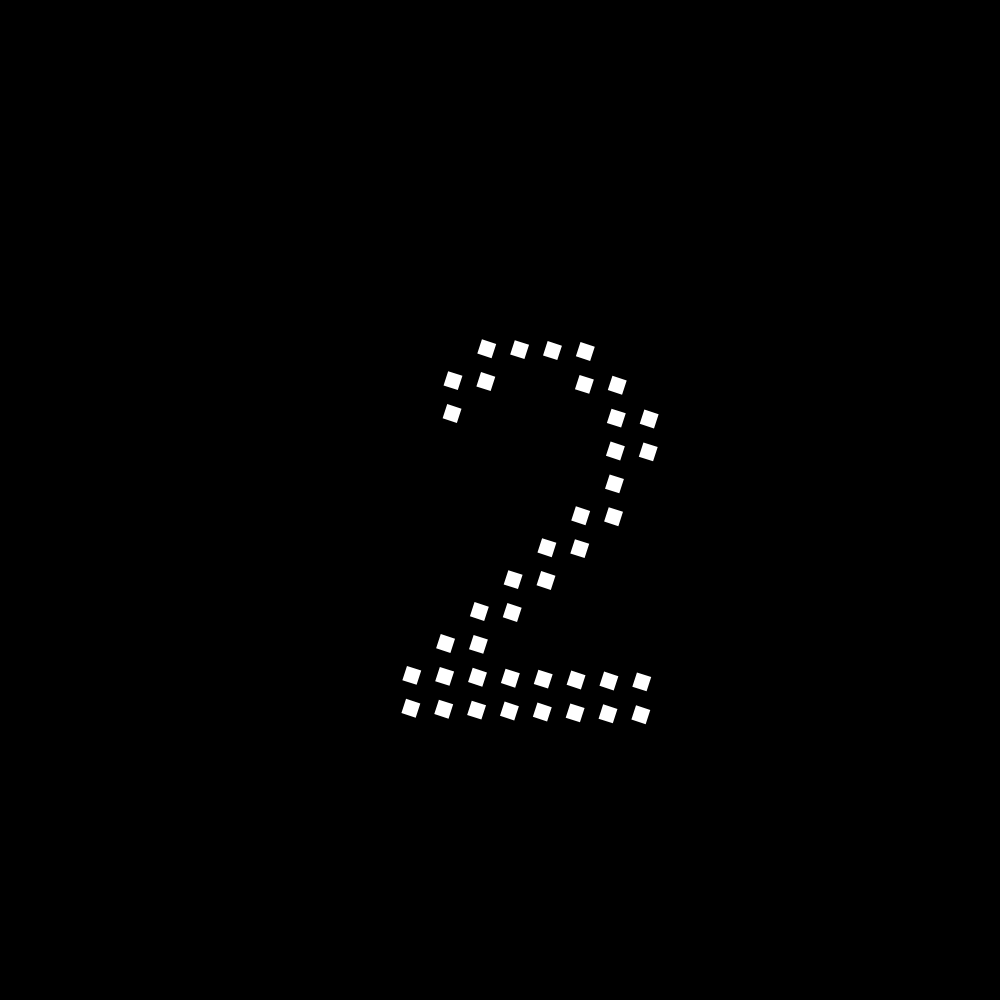
Frame 1 (no input)
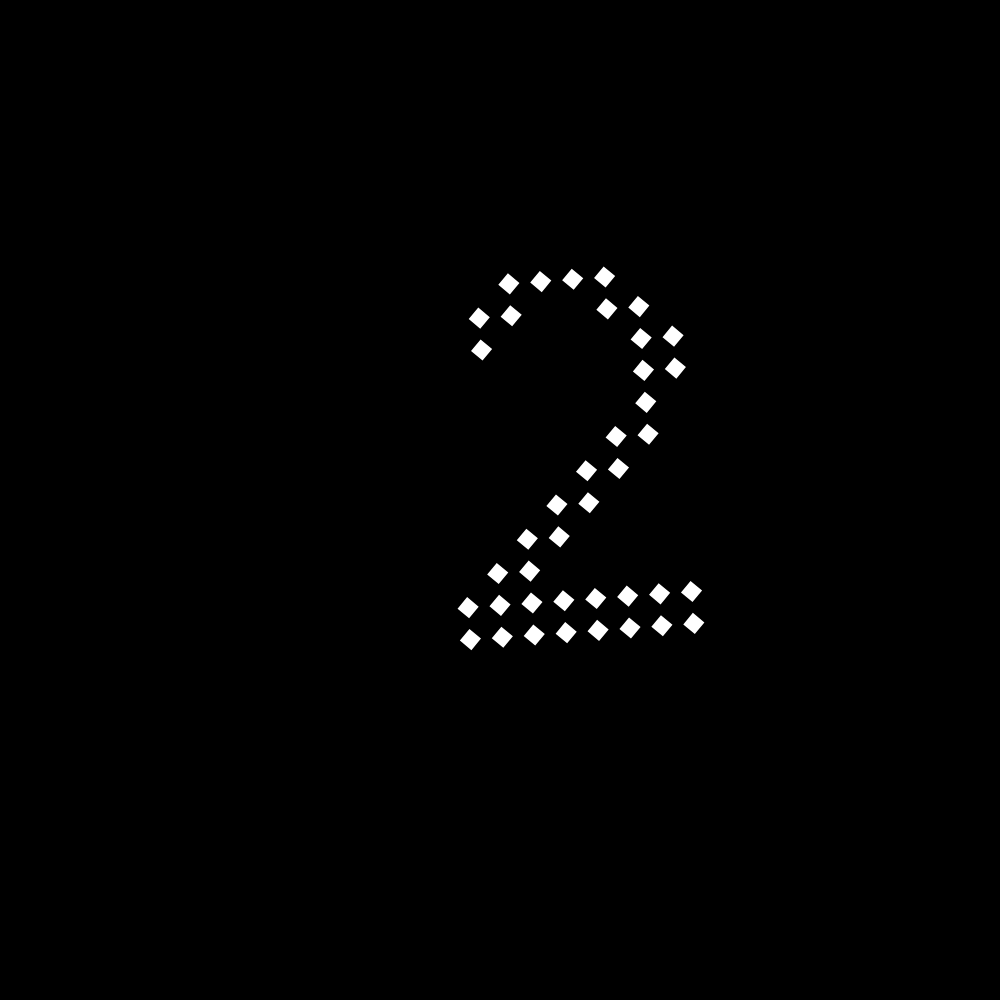
Frame 60 (no input)
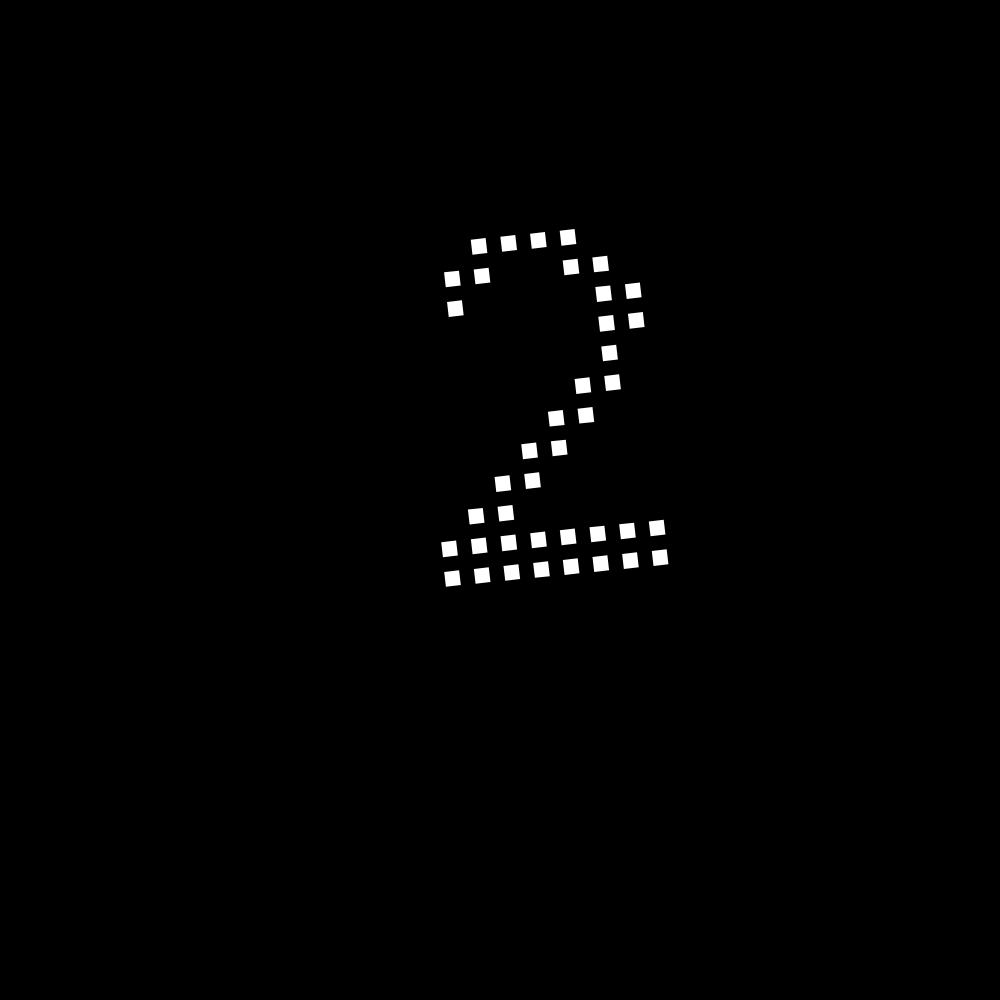
Frame 120 (the mouse pressed at the canvas centre since frame 60)

The p5.js sketch that drew these frames (run headless with seeded random() and noise() and a simulated clock; from frame 60 on, the mouse is pressed at the canvas centre):

// p5.js sketch
// ── sketch.js
const canvasWidth = 1000;
const canvasHeight = 1000;
let pg;
let pg2;

let textList = [];

function setup() {
  createCanvas(canvasWidth, canvasHeight);
  background(0);
  frameRate(60);
  noStroke();

  pg = createGraphics(canvasWidth, canvasHeight);
  pg2 = createGraphics(canvasWidth, canvasHeight);

  pg.background(0);
  pg2.background(0);

  pg.noFill();
  pg.stroke(255);
  pg.strokeWeight(50);

  pg2.textSize(500);
  pg2.textAlign(CENTER, CENTER);

  pg2.fill(255);
  pg2.text("2", width / 2, height / 2);

  for (let x = 0; x < pg.width; x += 30) {
    for (let y = 0; y < pg.height; y += 30) {
      const currentC = pg2.get(x, y);
      if (brightness(color(currentC)) > 50) {
        fill(255);
        const s = new MyShape(x, y);
        textList.push(s);
      }
    }
  }
}

function draw() {
  background(0);
  pg.background(0);
  if (frameCount % 60 == 0) {
  }

  for (const item of textList) {
    item.updateScale(0.1);
    item.updateRotate(PI * sin(frameCount / 10));
    // item.updatePos(
    //   item.x + sin(frameCount / 10) * 3,
    //   item.y + cos(frameCount / 10) * 3
    // );
    item.draw(pg);
  }

  image(pg, 0, 0);
}

class MyShape {
  constructor(x, y) {
    this.x = x;
    this.y = y;
    this.scale = 0;
    this.a = 0;
  }

  updateScale(scale) {
    this.scale = scale;
  }

  updateRotate(a) {
    this.a = a;
  }

  updatePos(x, y) {
    this.x = x;
    this.y = y;
  }

  draw(pg) {
    if (pg) {
      pg.push();
      pg.fill(255);
      pg.translate(this.x, this.y);
      pg.rotate(this.a);
      pg.scale(this.scale);
      pg.rect(this.x, this.y, 100, 100);
      pg.pop();
    } else {
      push();
      fill(255);
      translate(this.x, this.y);
      rotate(this.a);
      scale(this.scale);
      rect(this.x, this.y, 100, 100);
      endShape(CLOSE);
      pop();
    }
  }
}
